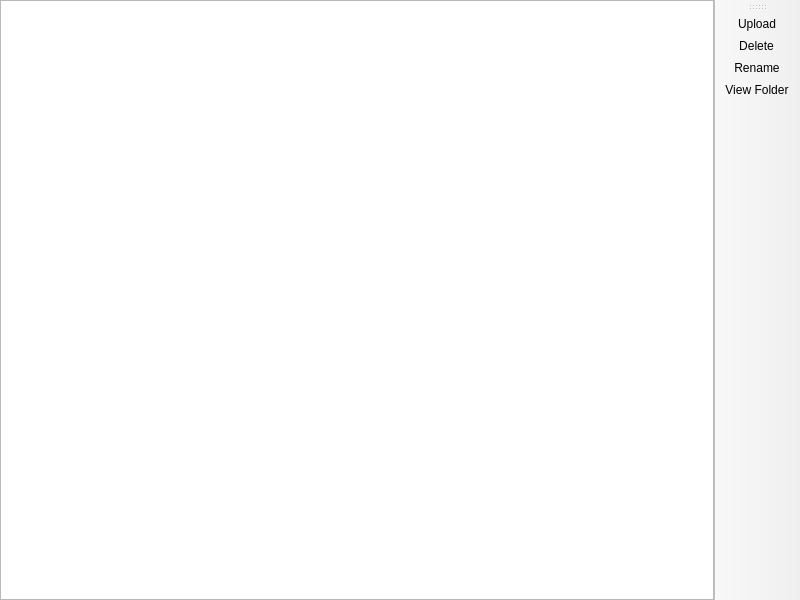
<?xml version="1.0" encoding="UTF-8"?>
<ui version="4.0">
 <class>ScreenshotsPage</class>
 <widget class="QMainWindow" name="ScreenshotsPage">
  <property name="geometry">
   <rect>
    <x>0</x>
    <y>0</y>
    <width>800</width>
    <height>600</height>
   </rect>
  </property>
  <widget class="QWidget" name="centralwidget">
   <layout class="QHBoxLayout" name="horizontalLayout">
    <property name="leftMargin">
     <number>0</number>
    </property>
    <property name="topMargin">
     <number>0</number>
    </property>
    <property name="rightMargin">
     <number>0</number>
    </property>
    <property name="bottomMargin">
     <number>0</number>
    </property>
    <item>
     <widget class="QListView" name="listView">
      <property name="selectionMode">
       <enum>QAbstractItemView::ExtendedSelection</enum>
      </property>
      <property name="selectionBehavior">
       <enum>QAbstractItemView::SelectRows</enum>
      </property>
     </widget>
    </item>
   </layout>
  </widget>
  <widget class="WideBar" name="toolBar">
   <property name="windowTitle">
    <string>Actions</string>
   </property>
   <property name="toolButtonStyle">
    <enum>Qt::ToolButtonTextOnly</enum>
   </property>
   <attribute name="toolBarArea">
    <enum>RightToolBarArea</enum>
   </attribute>
   <attribute name="toolBarBreak">
    <bool>false</bool>
   </attribute>
   <addaction name="actionUpload"/>
   <addaction name="actionDelete"/>
   <addaction name="actionRename"/>
   <addaction name="actionView_Folder"/>
  </widget>
  <action name="actionUpload">
   <property name="text">
    <string>Upload</string>
   </property>
  </action>
  <action name="actionDelete">
   <property name="text">
    <string>Delete</string>
   </property>
  </action>
  <action name="actionRename">
   <property name="text">
    <string>Rename</string>
   </property>
  </action>
  <action name="actionView_Folder">
   <property name="text">
    <string>View Folder</string>
   </property>
  </action>
 </widget>
 <customwidgets>
  <customwidget>
   <class>WideBar</class>
   <extends>QToolBar</extends>
   <header>widgets/WideBar.h</header>
  </customwidget>
 </customwidgets>
 <resources/>
 <connections/>
</ui>
